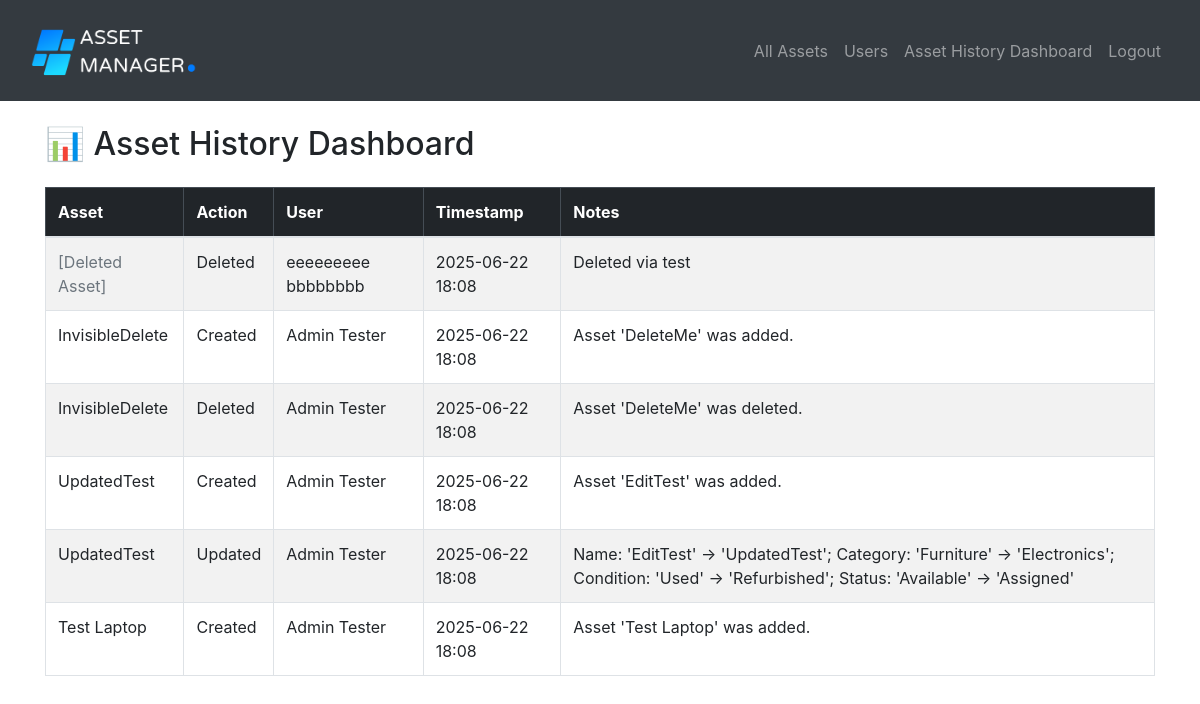
/dashboard (signed in), run on an earlier commit of the app's database.
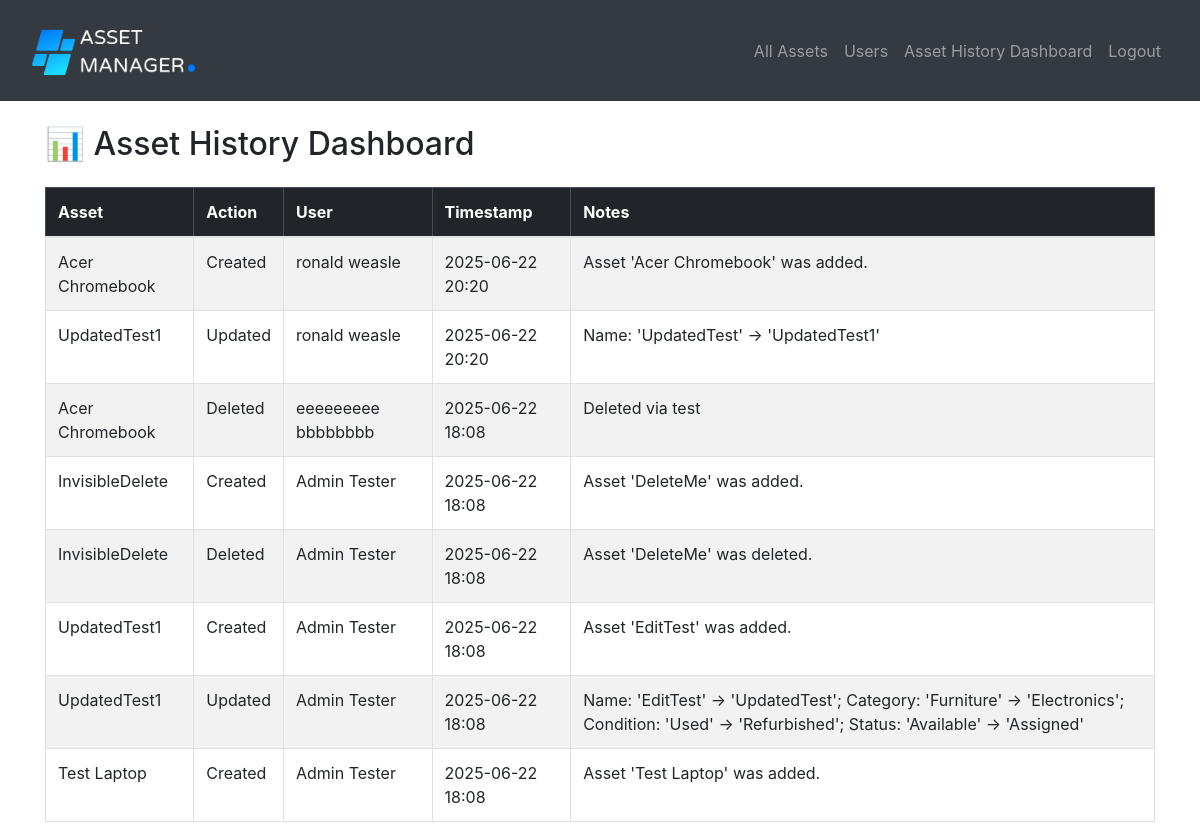
And on a later commit of the database.
### website/models.py (models this page shows)
class Asset_History(db.Model):
    id = db.Column(db.Integer, primary_key=True)
    asset_id = db.Column(db.Integer, db.ForeignKey('asset.id', ondelete='SET NULL'), nullable=True)
    user_id = db.Column(db.Integer, db.ForeignKey('user.id'), nullable=False)
    action = db.Column(db.String(100), nullable=False)  # e.g. 'Created', 'Updated', 'Assigned', 'Deleted'
    timestamp = db.Column(db.DateTime, default=db.func.current_timestamp())
    notes = db.Column(db.Text, nullable=True)
    asset = db.relationship('Asset', back_populates='asset_history', passive_deletes=True)
    user = db.relationship('User')

class User(db.Model, UserMixin):
    id = db.Column(db.Integer, primary_key=True)
    first_name = db.Column(db.String(150))
    last_name = db.Column(db.String(150))
    email = db.Column(db.String(150), unique=True)
    password = db.Column(db.String(150))
    department = db.Column(db.String(150))
    role = db.Column(db.String(10), nullable=False, default='user')
    created_assets = db.relationship('Asset', foreign_keys='Asset.created_by', backref='creator_user')
    assigned_assets = db.relationship('Asset', foreign_keys='Asset.assigned_to', backref='assignee_user')

class Asset(db.Model):
    id = db.Column(db.Integer, primary_key=True)
    asset_name = db.Column(db.String(150))
    category = db.Column(db.String(150))
    purchase_date = db.Column(db.Date)
    condition = db.Column(db.String(150))
    status = db.Column(db.String(150))
    created_by = db.Column(db.Integer, db.ForeignKey('user.id'))
    assigned_to = db.Column(db.Integer, db.ForeignKey('user.id'), nullable=True)
    asset_history = db.relationship('Asset_History', back_populates='asset', passive_deletes=True)
    creator = db.relationship('User', foreign_keys=[created_by])
    assignee = db.relationship('User', foreign_keys=[assigned_to])

### website/views.py (the view)
@views.route('/dashboard')
@login_required
def dashboard():
    all_assets = Asset.query.all()
    all_history = Asset_History.query.order_by(Asset_History.timestamp.desc()).all()
    return render_template('dashboard.html', user=current_user, assets=all_assets, history=all_history)

### website/__init__.py (called while the page is built)
def create_app():
    app = Flask(__name__)
    app.config['SECRET_KEY'] = 'qwertyuiop'
    if 'SQLALCHEMY_DATABASE_URI' not in app.config:
        DB_NAME = os.path.join(os.path.dirname(__file__), 'database.db')
        app.config['SQLALCHEMY_DATABASE_URI'] = f'sqlite:///{DB_NAME}'
    db.init_app(app)
    from .views import views
    from .auth import auth
    app.register_blueprint(views, url_prefix='/')
    app.register_blueprint(auth, url_prefix='/')
    from .models import User, Asset
    create_database(app)
    login_manager = LoginManager()
    login_manager.login_view = 'auth.login'
    login_manager.init_app(app)
    @login_manager.user_loader
    def load_user(id):
        return User.query.get(int(id))
    return app

### website/templates/dashboard.html (shortened to what this page needs)
{% extends "base.html" %}
{% block content %}
<br>
<h2 class="mb-4">📊 Asset History Dashboard</h2>
{% if history %}
  <table class="table table-striped table-bordered">
    <thead class="table-dark">
      <tr>
        <th>Asset</th>
        <th>Action</th>
        <th>User</th>
        <th>Timestamp</th>
        <th>Notes</th>
      </tr>
    </thead>
    <tbody>
      {% for entry in history %}
        <tr>
          <td>
            {% if entry.asset %}
                {{ entry.asset.asset_name }}
            {% else %}
                <span class="text-muted">[Deleted Asset]</span>
            {% endif %}
          </td>
          <td>{{ entry.action }}</td>
          <td>{{ entry.user.first_name }} {{ entry.user.last_name or '' }}</td>
          <td>{{ entry.timestamp.strftime('%Y-%m-%d %H:%M') }}</td>
          <td>{{ entry.notes }}</td>
        </tr>
      {% endfor %}
    </tbody>
  </table>
{% else %}
  <p class="text-muted">No asset activity recorded yet.</p>
{% endif %}
{% endblock %}

### website/templates/base.html (shortened to what this page needs)
<!DOCTYPE html>
<html>
    <head>
        <link href="https://cdn.jsdelivr.net/npm/bootstrap@5.3.0/dist/css/bootstrap.min.css" rel="stylesheet">
        <link
        rel="stylesheet"
        href="https://stackpath.bootstrapcdn.com/bootstrap/4.4.1/css/bootstrap.min.css"
        />
        <link
        rel="stylesheet"
        href="https://stackpath.bootstrapcdn.com/font-awesome/4.7.0/css/font-awesome.min.css"
        />
    </head>
    <body>
        <nav class="navbar navbar-expand-lg navbar-dark bg-dark">
        <div class="container-fluid">
            <a class="navbar-brand" href="/">
            <img src="{{ url_for('static', filename='asset_logo.png') }}" alt="Logo" height="75">
            </a>
            <div class="collapse navbar-collapse justify-content-end" id="navbar">
            <div class="navbar-nav">
                {% if current_user.is_authenticated %}
                <a class="nav-item nav-link" href="/">All Assets</a>
                <a class="nav-item nav-link" href="{{ url_for('views.users') }}">Users</a>
                <a class="nav-item nav-link" href="{{ url_for('views.dashboard') }}">Asset History Dashboard</a>
                <a class="nav-item nav-link" href="/logout">Logout</a>
                {% else %}
                <a class="nav-item nav-link" href="/login">Login</a>
                <a class="nav-item nav-link" href="/sign-up">Sign Up</a>
                {% endif %}
            </div>
            </div>
        </div>
        </nav>
        <div class="container">{% block content %} {% endblock %}</div>
    </body>
</html>

What changed in the data, as far as the page shows it:
added Asset_History: asset.asset_name "Acer Chromebook", action "Created", user.first_name "ronald", user "weasle", timestamp "2025-06-22 20:20", notes "Asset 'Acer Chromebook' was added."
added Asset_History: asset.asset_name "UpdatedTest1", action "Updated", user.first_name "ronald", user "weasle", timestamp "2025-06-22 20:20", notes "Name: 'UpdatedTest' → 'UpdatedTest1'"
shown differently, row unchanged: Asset_History "Deleted via test": asset.asset_name (not shown) → "Acer Chromebook"; no longer shows "[Deleted Asset]"
changed through a linked row, Asset_History "Asset 'EditTest' was added.": asset.asset_name "UpdatedTest" → "UpdatedTest1"
changed through a linked row, Asset_History (number 7 of 8 on the later page): asset.asset_name "UpdatedTest" → "UpdatedTest1"
